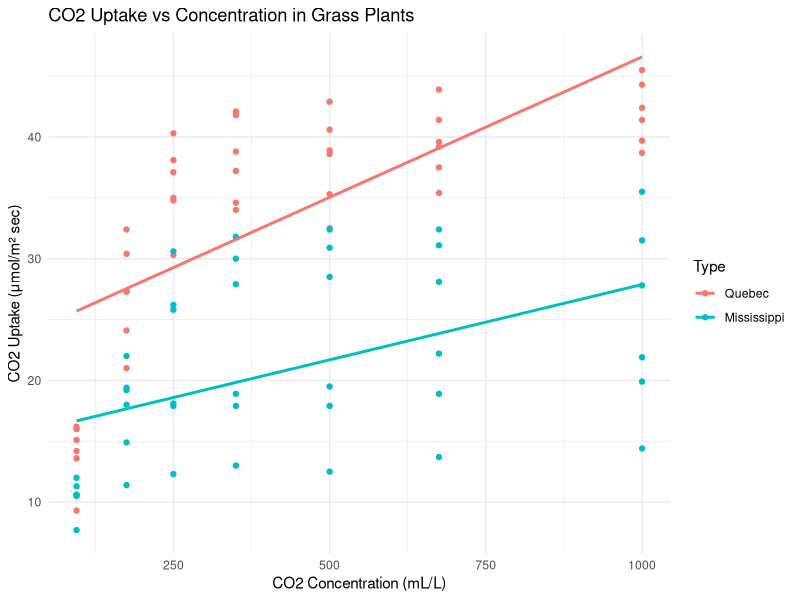

Reproduce this figure in R.
## ---- chunk 1
# Load the ggplot2 package for plotting
library(ggplot2)

# Create a scatter plot of CO2 concentration vs uptake
# Color the points by plant Type (Quebec or Mississippi)
ggplot(CO2, aes(x = conc, y = uptake, color = Type)) +
  geom_point() +  # Plot the individual observations
  geom_smooth(method = "lm", se = FALSE) +  # Add regression line without confidence interval
  labs(
    title = "CO2 Uptake vs Concentration in Grass Plants",  # Main title
    x = "CO2 Concentration (mL/L)",                         # X-axis label
    y = "CO2 Uptake (μmol/m² sec)"                          # Y-axis label
  ) +
  theme_minimal()  # Apply a clean minimal theme
## ---- chunk 2
# Update for second commit – edited June 16
